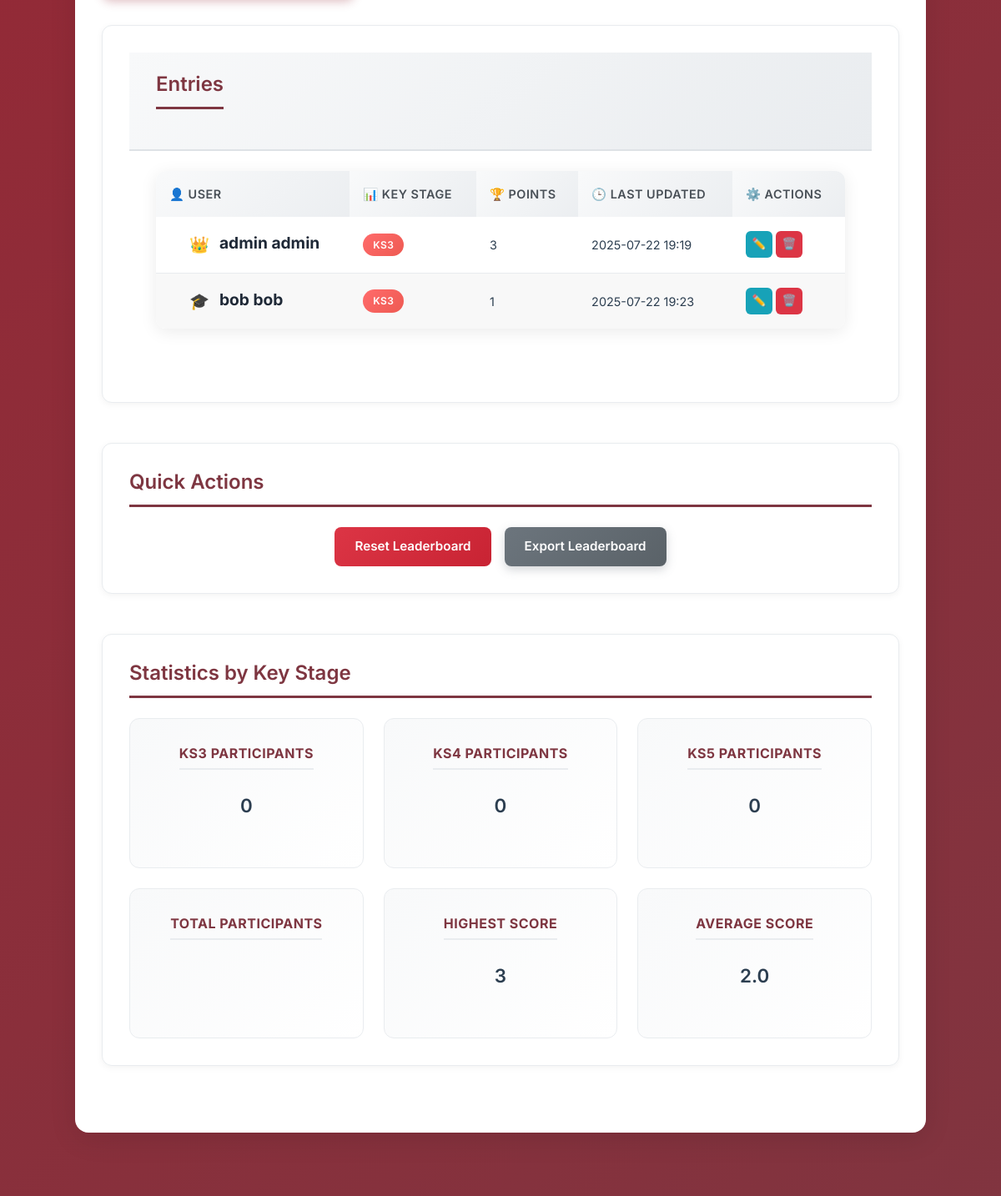
The page /admin/manage_leaderboard (signed in, middle part) on the database as committed earlier.
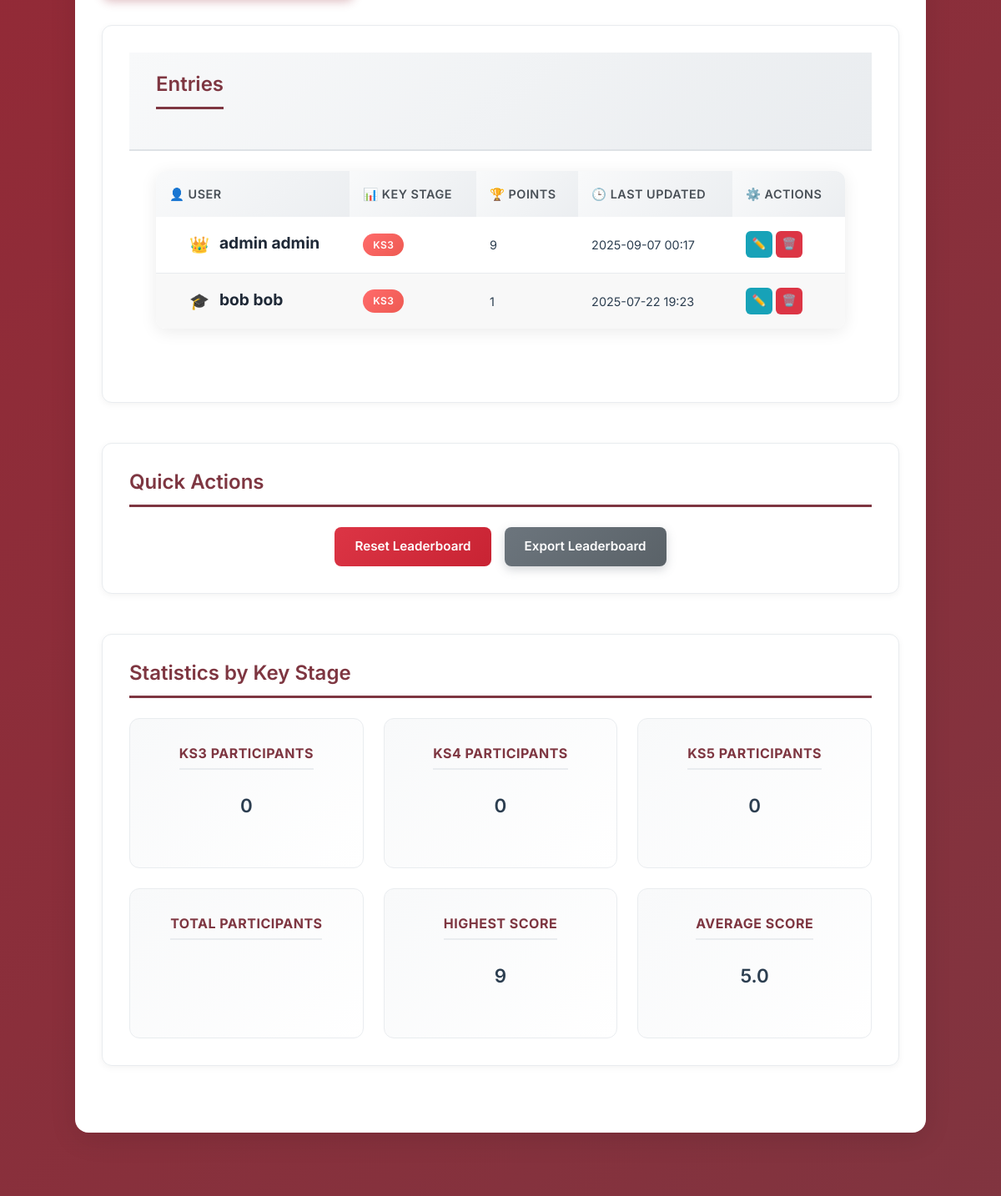
The same page on the database as committed later.
### app/models.py (models this page shows, shortened)
class LeaderboardEntry(db.Model):
    __tablename__ = "leaderboard_entry"
    id = db.Column(db.Integer, primary_key=True)
    user_id = db.Column(db.Integer, db.ForeignKey("users.id"), nullable=False, index=True)
    score = db.Column(db.Integer, default=0, nullable=False)
    last_updated = db.Column(db.DateTime, nullable=False, default=datetime.datetime.now, index=True)
    key_stage = db.Column(db.String(3), nullable=False, index=True)
    user = db.relationship(
        "User",
        backref=db.backref("leaderboard_entries", cascade="all, delete-orphan")
    )
    __table_args__ = (
        db.Index('ix_leaderboard_entry_key_stage_score', 'key_stage', 'score'),
    )

class User(UserMixin, db.Model):
    __tablename__ = "users"
    id = db.Column(db.Integer, primary_key=True)
    full_name = db.Column(db.String(100), nullable=False, index=True)
    email = db.Column(db.String(120), unique=True, nullable=False, index=True)
    year = db.Column(db.Integer)
    maths_class = db.Column(db.String(100))
    password_hash = db.Column(db.String(128))
    is_admin = db.Column(db.Boolean, default=False, nullable=False)
    key_stage = db.Column(db.String(3), nullable=False, index=True)
    school_id = db.Column(db.Integer, db.ForeignKey('school.id'), nullable=True, index=True)
    is_competition_participant = db.Column(db.Boolean, default=False, nullable=False)
    submissions = db.relationship(
        "AnswerSubmission",
        back_populates="user",
        lazy="dynamic",
        cascade="all, delete-orphan"
    )
    articles = db.relationship(
        "Article",
        back_populates="author",
        lazy="dynamic",
        cascade="all, save-update"
    )

### app/admin/routes.py (the view)
@bp.route("/admin/manage_leaderboard")
@login_required
@admin_required
def manage_leaderboard():
    from app.models import LeaderboardEntry, User
    try:
        leaderboard = (
            LeaderboardEntry.query.join(User)
            .order_by(LeaderboardEntry.key_stage, LeaderboardEntry.score.desc())
            .all()
        )
        ks3_count = LeaderboardEntry.query.filter_by(key_stage='KS3').count()
        ks4_count = LeaderboardEntry.query.filter_by(key_stage='KS4').count()
        ks5_count = LeaderboardEntry.query.filter_by(key_stage='KS5').count()
        unique_users = db.session.query(LeaderboardEntry.user_id).distinct().count()
        stats = {
            "total_entries": LeaderboardEntry.query.count(),
            "unique_participants": unique_users,
            "highest_score": db.session.query(
                db.func.max(LeaderboardEntry.score)
            ).scalar()
            or 0,
            "average_score": db.session.query(
                db.func.avg(LeaderboardEntry.score)
            ).scalar()
            or 0,
        }
        export_enabled = current_app.config.get("ENABLE_LEADERBOARD_EXPORT", True)
        return render_template(
            "admin/manage_leaderboard.html",
            title="Manage Leaderboard",
            leaderboard=leaderboard,
            total_entries=stats["total_entries"],
            unique_participants=stats["unique_participants"],
            highest_score=stats["highest_score"],
            average_score=stats["average_score"],
            ks3_count=ks3_count,
            ks4_count=ks4_count,
            ks5_count=ks5_count,
            export_enabled=export_enabled,
        )
    except SQLAlchemyError as e:
        current_app.logger.error(f"Error loading leaderboard: {str(e)}")
        flash("Error loading leaderboard data.")
        return redirect(url_for("admin.admin_index"))

### app/__init__.py (called while the page is built)
def initialize_extensions(app):
    ckeditor.init_app(app)
    db.init_app(app)
    login_manager.init_app(app)
    migrate.init_app(app, db, render_as_batch=True)
    from app.models import User
    @login_manager.user_loader
    def load_user(user_id):
        return User.query.get(int(user_id))

### app/admin/routes.py (called while the page is built)
def admin_required(f):
    @wraps(f)
    def decorated_function(*args, **kwargs):
        if not current_user.is_admin:
            flash("You do not have permission to access this page.")
            return redirect(url_for("main.home"))
        return f(*args, **kwargs)
    return decorated_function

### app/templates/admin/manage_leaderboard.html (shortened to what this page needs)
{% extends "base.html" %}
{% block content %}
<div class="container">
    <div class="page-section">
        <section class="table-container">
        <div class="table-header">
            <h2>Entries</h2>
        </div>
        <div class="table-responsive">
                <table class="users-table">
                    <thead>
                        <tr>
                        <th>👤 User</th>
                        <th>📊 Key Stage</th>
                        <th>🏆 Points</th>
                        <th>🕒 Last Updated</th>
                        <th>⚙️ Actions</th>
                    </tr>
                </thead>
                <tbody>
                    {% for entry in leaderboard[:10] %}
                    <tr class="user-row">
                        <td class="user-name">
                            <div class="user-info">
                                <span class="user-icon">
                                    {% if entry.user.is_admin %}👑{% elif entry.user.is_competition_participant %}🏆{% else %}🎓{% endif %}
                                </span>
                                <span class="user-name">{{ entry.user.full_name }}</span>
                            </div>
                        </td>
                        <td class="user-key-stage">
                                <span class="key-stage-badge ks-{{ entry.user.key_stage.lower() if entry.user.key_stage }}">
                                    {{ entry.user.key_stage }}
                                </span>
                            </td>
                        <td class="user-points">{{ entry.score }}</td>
                        <td class="user-last-updated">{{ entry.last_updated.strftime('%Y-%m-%d %H:%M') }}</td>
                        <td class="challenge-actions">
                            <a href="{{ url_for('admin.edit_leaderboard_entry', entry_id=entry.id) }}"
                               class="action-btn edit-btn">✏️</a>
                            <a href="{{ url_for('admin.delete_leaderboard_entry', entry_id=entry.id) }}"
                               class="action-btn delete-btn"
                               onclick="return confirm('Are you sure you want to delete this entry?');">🗑️</a>
                        </td>
                    </tr>
                    {% endfor %}
                </tbody>
            </table>
        </div>
        </section>
        <section class="quick-actions">
            <h2>Quick Actions</h2>
            <div>
                <a href="{{ url_for('admin.reset_leaderboard') }}"
                   class="button button-danger"
                   onclick="return confirm('Are you sure you want to reset the entire leaderboard? This action cannot be undone.');">
                    Reset Leaderboard
                </a>
                {% if export_enabled %}
                <a href="{{ url_for('admin.export_leaderboard') }}" class="button button-secondary">
                    Export Leaderboard
                </a>
                {% endif %}
            </div>
        </section>
        <section class="leaderboard-stats">
            <h2>Statistics by Key Stage</h2>
            <div class="stats-grid">
                <div class="stats-card">
                    <h3>KS3 Participants</h3>
                    <p>{{ ks3_count }}</p>
                </div>
                <div class="stats-card">
                    <h3>KS4 Participants</h3>
                    <p>{{ ks4_count }}</p>
                </div>
                <div class="stats-card">
                    <h3>KS5 Participants</h3>
                    <p>{{ ks5_count }}</p>
                </div>
                <div class="stats-card">
                    <h3>Total Participants</h3>
                </div>
                <div class="stats-card">
                    <h3>Highest Score</h3>
                    <p>{{ highest_score }}</p>
                </div>
                <div class="stats-card">
                    <h3>Average Score</h3>
                    <p>{{ average_score|round(1) }}</p>
                </div>
            </div>
        </section>
    </div>
</div>
{% endblock %}

Rows that differ between the two databases and show on the page:
changed LeaderboardEntry "admin admin": score "3" → "9"; last_updated "2025-07-22 19:19" → "2025-09-07 00:17"
Other text that changed with them:
{{ highest_score }}: "3" → "9"
{{ average_score|round(1) }}: "2.0" → "5.0"
